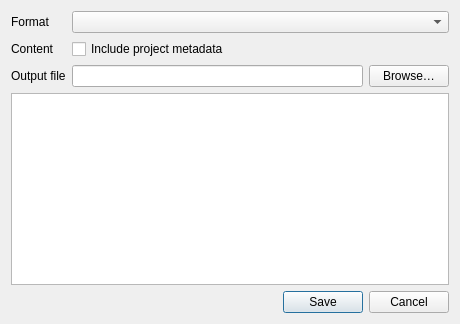
<?xml version="1.0" encoding="UTF-8"?>
<ui version="4.0">
 <class>dialog_export_area</class>
 <widget class="QDialog" name="dialog_export_area"><property name="surfaceRole" stdset="0"><string>panel</string></property>
  <property name="windowTitle"><string>Export Area</string></property>
  <property name="minimumSize"><size><width>460</width><height>260</height></size></property>
  <layout class="QVBoxLayout" name="layout_export_area">
   <item><layout class="QFormLayout" name="form_export_area">
    <item row="0" column="0"><widget class="QLabel" name="label_area_export_format"><property name="text"><string>Format</string></property></widget></item>
    <item row="0" column="1"><widget class="QComboBox" name="combo_area_export_format"></widget></item>
    <item row="1" column="0"><widget class="QLabel" name="label_area_export_metadata"><property name="text"><string>Content</string></property></widget></item>
    <item row="1" column="1"><widget class="QCheckBox" name="checkbox_area_export_metadata"><property name="text"><string>Include project metadata</string></property></widget></item>
    <item row="2" column="0"><widget class="QLabel" name="label_area_export_file"><property name="text"><string>Output file</string></property></widget></item>
    <item row="2" column="1"><layout class="QHBoxLayout" name="layout_area_export_file"><item><widget class="QLineEdit" name="edit_area_export_file"/></item><item><widget class="QPushButton" name="button_browse_area_export_file"><property name="text"><string>Browse…</string></property></widget></item></layout></item>
   </layout></item>
   <item><widget class="QTextBrowser" name="text_area_export_summary"/></item>
   <item><widget class="QDialogButtonBox" name="button_box_area_export"><property name="standardButtons"><set>QDialogButtonBox::Cancel|QDialogButtonBox::Save</set></property></widget></item>
  </layout>
 </widget>
 <resources/>
 <connections/>
</ui>
